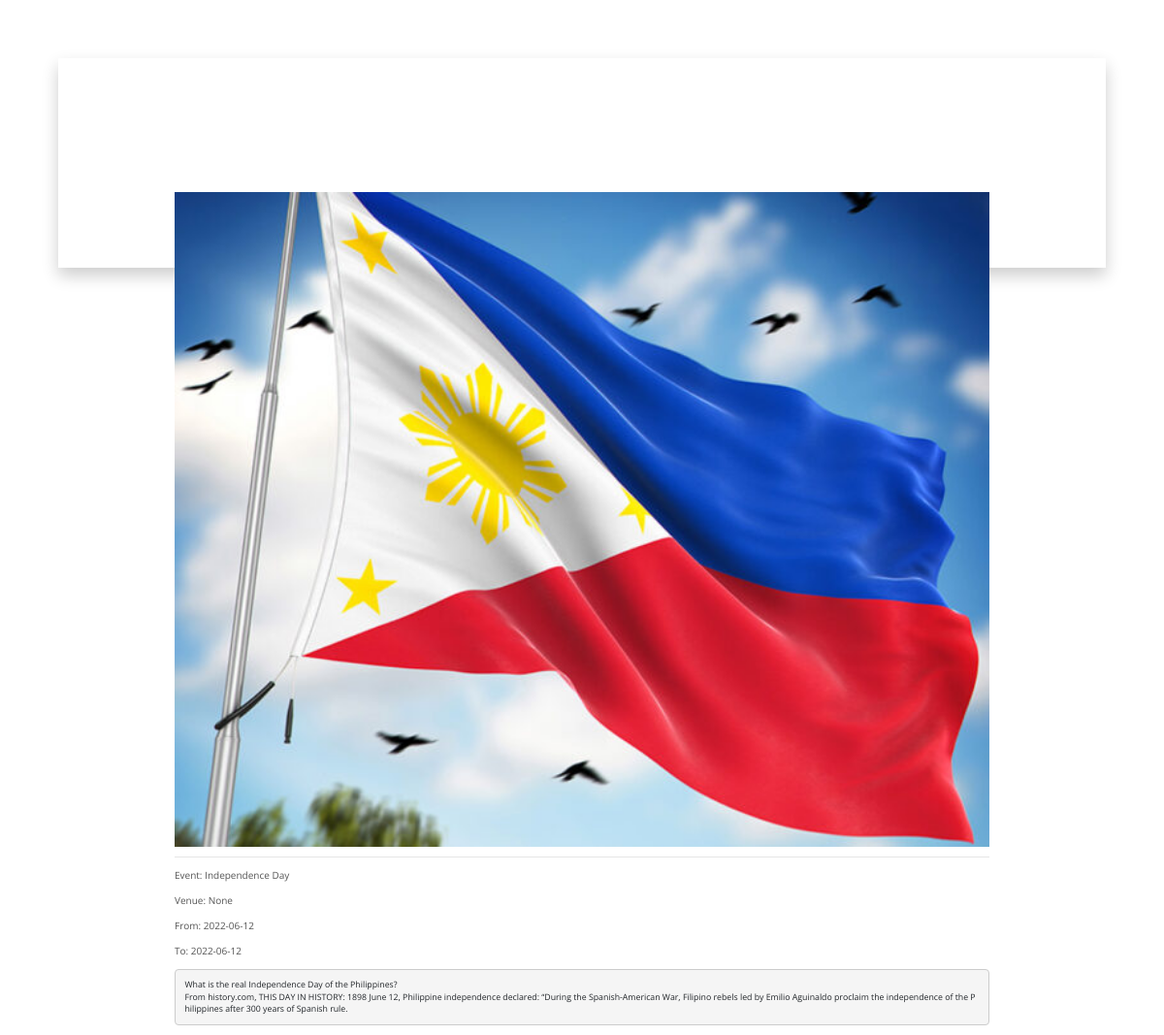
/admin/read_announcement.php?announce=51, run on the app's committed database.
### tables this page shows
CREATE TABLE IF NOT EXISTS `announcements` (
  `announcement_id` int NOT NULL AUTO_INCREMENT,
  `announcement_img` varchar(500) NOT NULL,
  `announcement_text` varchar(1000) NOT NULL,
  `announcement_venue` text NOT NULL,
  `announcement_date` varchar(20) NOT NULL,
  `to_date` varchar(20) NOT NULL,
  `description` text NOT NULL,
  `date_announced` varchar(100) NOT NULL,
  `profile_pic` varchar(255) NOT NULL,
  PRIMARY KEY (`announcement_id`)
);

### admin/read_announcement.php (the view, shortened to what this page needs)
<?php
    include('../config.php');
      if (isset($_GET['announce'])) {
        $id = $_GET['announce'];
        $record = mysqli_query($db, "SELECT * FROM announcements WHERE announcement_id=$id");
        while  ($n = mysqli_fetch_array($record))
        {
          $name = $n['announcement_img'];
          $address = $n['announcement_text'];
          $venue= $n['announcement_venue'];
          $due_date=$n['announcement_date'];
          $to_date=$n['to_date'];
          $desc=$n['description'];
        }
      }
?>
<!DOCTYPE html>
<html lang="en">
   <head>
      <link href="css/bootstrap.css" rel="stylesheet">
      <link href="css/fontawesome-all.css" rel="stylesheet">
      <link href="css/swiper.css" rel="stylesheet">
      <link href="css/magnific-popup.css" rel="stylesheet">
      <link href="css/sstyle.css" rel="stylesheet">
      <link href="css/pme_style.css" rel="stylesheet">
      <link href="css/mystyle.css" rel="stylesheet">
      <link rel="stylesheet" href="https://cdn.jsdelivr.net/npm/bootstrap@4.1.3/dist/css/bootstrap.min.css">
   </head>
   <body data-spy="scroll" data-target=".fixed-top">
    <div class="main"style="width:auto; margin-left: 5%; margin-right: 5%;">
        <div class="main-row" style="margin: auto;width:auto;height:auto;">
            <div class="col-md-12"  >
                <br><br>
                <a href="../assets/announce-images/<?php echo $name; ?>"><img src='../assets/announce-images/<?php echo $name; ?>'  style="width:80%; height:80%; margin:auto; float:center;"alt=""></a>
                <div class="main-content" style=" width: auto;height:auto">
                 <hr>
                 <p>
                     <?php echo $address; ?>
                 </p>
                 <p>
                     <?php echo $venue; ?>
                 </p>
                 <p>
                     From: <?php echo $due_date; ?>
                 </p>
                 <p>
                     To: <?php echo $to_date; ?>
                 </p>
                 <pre style='
                             white-space: pre-wrap;
                             white-space: -moz-pre-wrap;
                             white-space: -pre-wrap;
                             white-space: -o-pre-wrap;
                             word-wrap: break-word;
                             font-family: Open Sans, sans-serif;'><?php echo $desc;?>
                             </pre>
             </div>
         </div>
     </div>
 </div>
   </body>
</html>

### css2/sstyle.css (style rules this page uses)
body, html { width: 100%; height: 100%; }
body, p { color: #555; font: 400 1rem/1.625rem "Open Sans", sans-serif; }
a { color: #555; text-decoration: underline; }

### css2/pme_style.css (style rules this page uses)
* { box-sizing: border-box; scrollbar-color: transparent transparent; scrollbar-width: 0px; }
* { -ms-overflow-style: none; }

### css2/mystyle.css (style rules this page uses)
.main { width: 50rem; height: auto; margin-left: 20%; margin-right: 20%; padding-top: 5%; padding-bottom: 5%; box-sizing: border-box; box-shadow: 10px solid gray; }
.main .main-row { padding-top: 10%; padding-bottom: 10%; box-shadow: 0 8px 16px 0 rgba(0,0,0,0.2); }
.main .main-row img { height: auto; width: 30rem; object-fit: cover; display: block; position: relative; margin-left: 20%; margin-right: 20%; }
.main .main-row .main-content { height: auto; width: 40rem; object-fit: cover; display: block; position: relative; margin-left: 10%; margin-right: 10%; }

### data on the page
announcements: announcement_img (picture), announcement_text "Event: Independence Day", announcement_venue "Venue: None", announcement_date "2022-06-12", to_date "2022-06-12", description "What is the real Independence Day of the Philippines? From history.com, THIS DAY IN HISTORY: 1898 June 12, Philippine independence declared: “During the Spanish-American War, Filipino rebels led by Emilio Aguinaldo proclaim the independence of the Philippines after 300 years of Spanish rule."
